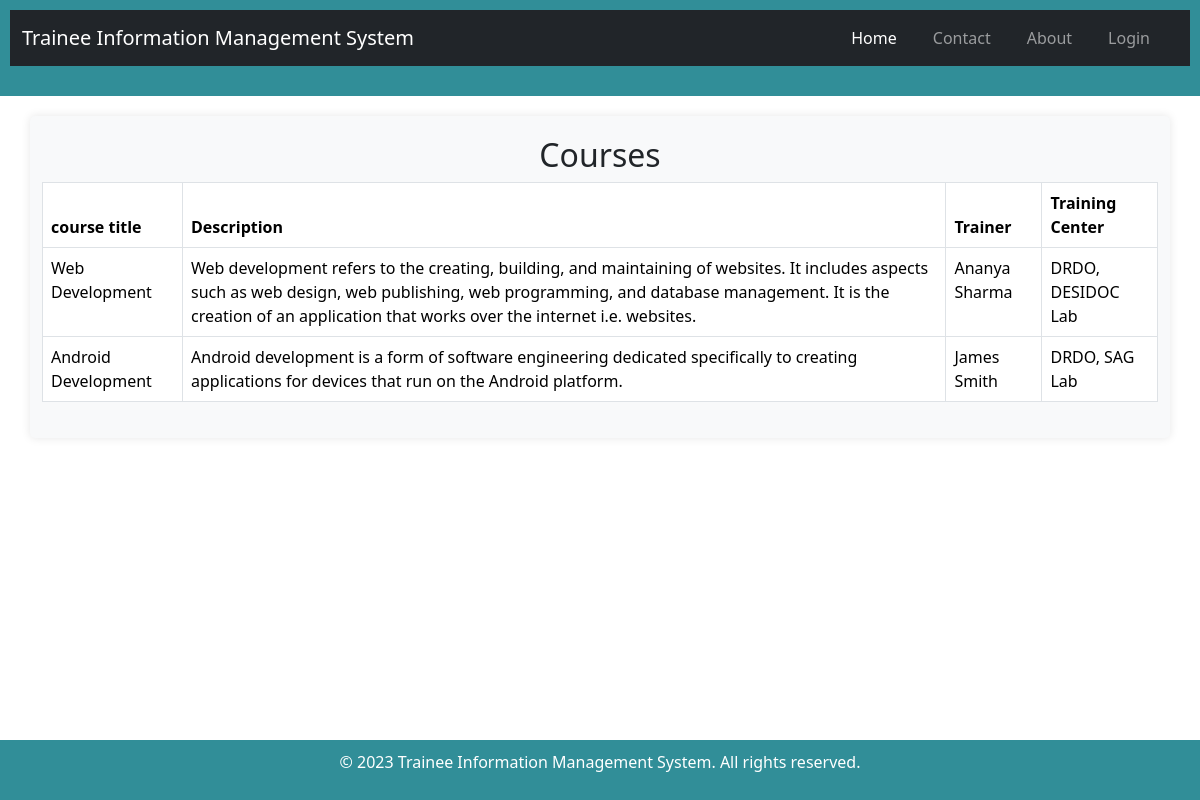
Screenshot of /trainee_mgt/course_list/ with the database file from the repository.
### trainee_mgt/models.py (models this page shows, shortened)
class Course(models.Model):
    title = models.CharField(max_length=100)
    description = models.TextField()
    trainer = models.ForeignKey(Trainer, on_delete=models.CASCADE)
    training_center = models.ForeignKey(TrainingCenter, on_delete=models.CASCADE)

class Trainer(models.Model):
    first_name = models.CharField(max_length=50)
    last_name = models.CharField(max_length=50)
    email = models.EmailField(unique=True)
    phone_number = models.CharField(max_length=15)
    specialization = models.CharField(max_length=100, null=True)
    designation = models.CharField(max_length=100, null=True)
    def __str__(self):
        return f"{self.first_name} {self.last_name}"

class TrainingCenter(models.Model):
    name = models.CharField(max_length=100)
    location = models.CharField(max_length=200)

### trainee_mgt/views.py (the view)
# urls.py: path('course_list/', views.course_list, name='course_list'),
def course_list(request):
    courses = Course.objects.all()
    return render(request, 'trainee/course_list.html', {'courses': courses})

### trainee_mgt/templates/trainee/course_list.html
{% extends 'trainee/base.html' %}
{% block content %}
<div class="container">
    <h2 style="text-align:center;">Courses</h2>
        <div class="table-responsive">
            <table class="table table-bordered">
                <thead>
                    <tr>
                        <th>course title</th>
                        <th>Description</th>
                        <th>Trainer</th>
                        <th>Training Center</th>
                    </tr>
                </thead>
                <tbody>
                    {% for course in courses %}
                    <tr>
                        <td>{{ course.title }}</td>
                        <td>{{ course.description }}</td>
                        <td>{{ course.trainer }}</td>
                        <td>{{ course.training_center.name }}</td>
                    </tr>
                    {% endfor %}
                </tbody>
            </table>
        </div>
</div>
{% endblock %}

### trainee_mgt/static/css/styles.css (style rules this page uses)
body, h1, h2, h3, p, ul, li { margin: 0; padding: 0; }
body { font-family: Arial, sans-serif; background-color: #f0f0f0; display: flex; flex-direction: column; min-height: 100vh; }
.container { background-color: #f8f9fa; padding: 20px; border-radius: 5px; box-shadow: 0 0 10px rgba(0, 0, 0, 0.1); }

### rows the page displays
Course: title "Web Development", description "Web development refers to the creating, building, and maintaining of websites. It includes aspects such as web design, web publishing, web programming, and database management. It is the creation of an application that works over the internet i.e. websites.", trainer "Ananya Sharma", training_center.name "DRDO, DESIDOC Lab"
Course: title "Android Development", description "Android development is a form of software engineering dedicated specifically to creating applications for devices that run on the Android platform.", trainer "James Smith", training_center.name "DRDO, SAG Lab"
